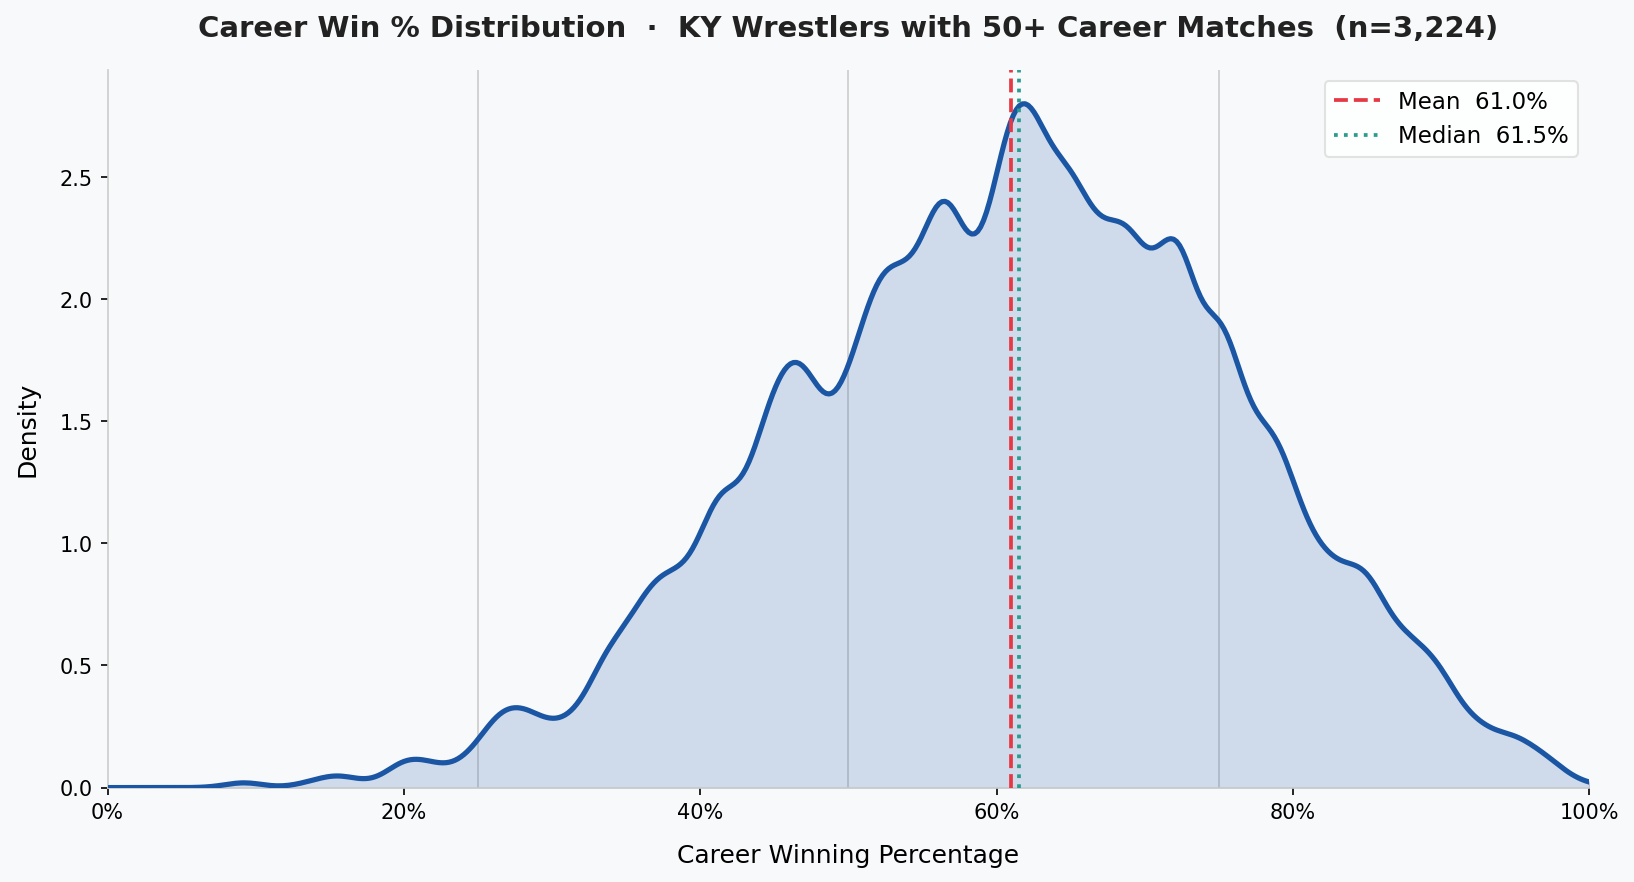

This chart was generated by the following Python code:
#!/usr/bin/env python3
"""
Bell curve of career winning percentages for KY wrestlers with 50+ career matches.
Data sourced from the all-time career wins leaderboard.
"""

import json
from pathlib import Path
import matplotlib.pyplot as plt
import matplotlib.ticker as mticker
import numpy as np
from scipy.stats import gaussian_kde

ROOT = Path(__file__).resolve().parent.parent
DATA_FILE = ROOT / "frontend/hs-ky-ui/public/data/leaderboards/boys/2026/career_wins.json"
MIN_MATCHES = 50

with DATA_FILE.open(encoding="utf-8") as f:
    data = json.load(f)

qualified = [
    e for e in data
    if e.get("career_wins", 0) + e.get("career_losses", 0) >= MIN_MATCHES
    and e.get("win_pct") is not None
]

win_pcts = np.array([e["win_pct"] for e in qualified])

mean = win_pcts.mean()
median = np.median(win_pcts)
std = win_pcts.std()

print(f"Wrestlers with {MIN_MATCHES}+ matches: {len(win_pcts)}")
print(f"Mean win %:   {mean:.3f}  ({mean*100:.1f}%)")
print(f"Median win %: {median:.3f}  ({median*100:.1f}%)")
print(f"Std dev:      {std:.3f}")

# ── KDE (smooth bell curve) ───────────────────────────────────────────────────
kde = gaussian_kde(win_pcts, bw_method=0.08)
x = np.linspace(0, 1, 500)
y = kde(x)

# ── Colors ────────────────────────────────────────────────────────────────────
CURVE_COLOR = "#1a56a4"
FILL_COLOR  = "#1a56a4"
MEAN_COLOR  = "#e63946"

fig, ax = plt.subplots(figsize=(11, 6))
fig.patch.set_facecolor("#f8f9fa")
ax.set_facecolor("#f8f9fa")

# Shaded area under curve
ax.fill_between(x, y, alpha=0.18, color=FILL_COLOR, zorder=2)
ax.plot(x, y, color=CURVE_COLOR, linewidth=2.5, zorder=3)

# Mean line
ax.axvline(mean, color=MEAN_COLOR, linewidth=1.8, linestyle="--", zorder=4,
           label=f"Mean  {mean*100:.1f}%")
ax.axvline(median, color="#2a9d8f", linewidth=1.8, linestyle=":", zorder=4,
           label=f"Median  {median*100:.1f}%")

# ── X axis — format as percentages ───────────────────────────────────────────
ax.xaxis.set_major_formatter(mticker.FuncFormatter(lambda x, _: f"{x*100:.0f}%"))
ax.set_xlim(0, 1)
ax.set_ylim(bottom=0)

# Light vertical grid at 25/50/75%
for xv in [0.25, 0.50, 0.75]:
    ax.axvline(xv, color="#cccccc", linewidth=0.8, zorder=1)

ax.set_xlabel("Career Winning Percentage", fontsize=12, labelpad=10)
ax.set_ylabel("Density", fontsize=12, labelpad=10)
ax.set_title(
    f"Career Win % Distribution  ·  KY Wrestlers with {MIN_MATCHES}+ Career Matches  (n={len(win_pcts):,})",
    fontsize=14, fontweight="bold", pad=16, color="#222222"
)

for spine in ["top", "right"]:
    ax.spines[spine].set_visible(False)
ax.spines["left"].set_color("#cccccc")
ax.spines["bottom"].set_color("#cccccc")

ax.legend(fontsize=11, framealpha=0.85, edgecolor="#dddddd")

plt.tight_layout()
out = ROOT / "scripts" / "win_pct_distribution.png"
plt.savefig(out, dpi=150, bbox_inches="tight")
print(f"Saved → {out}")
plt.show()
